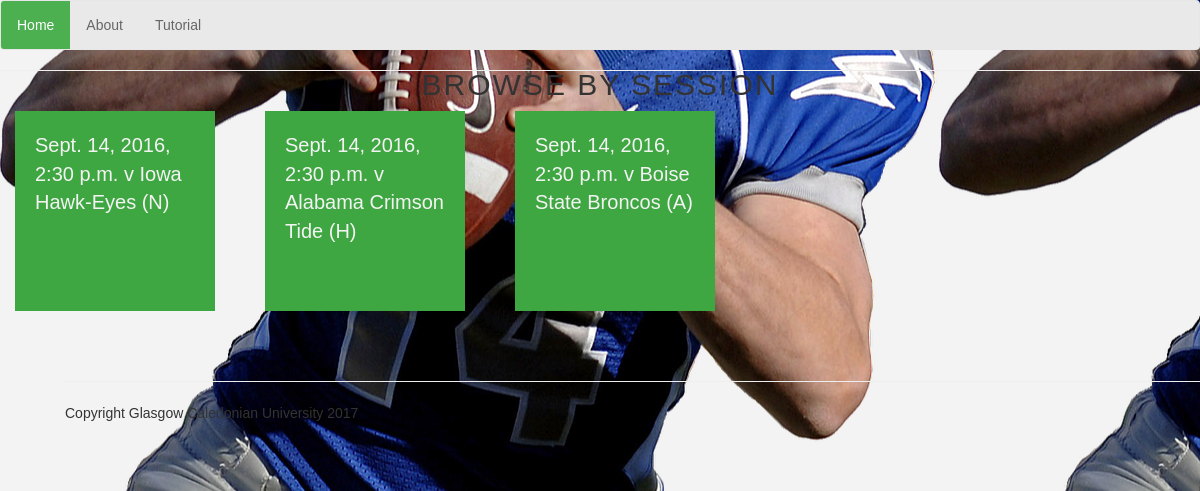
The app's page /, older data.
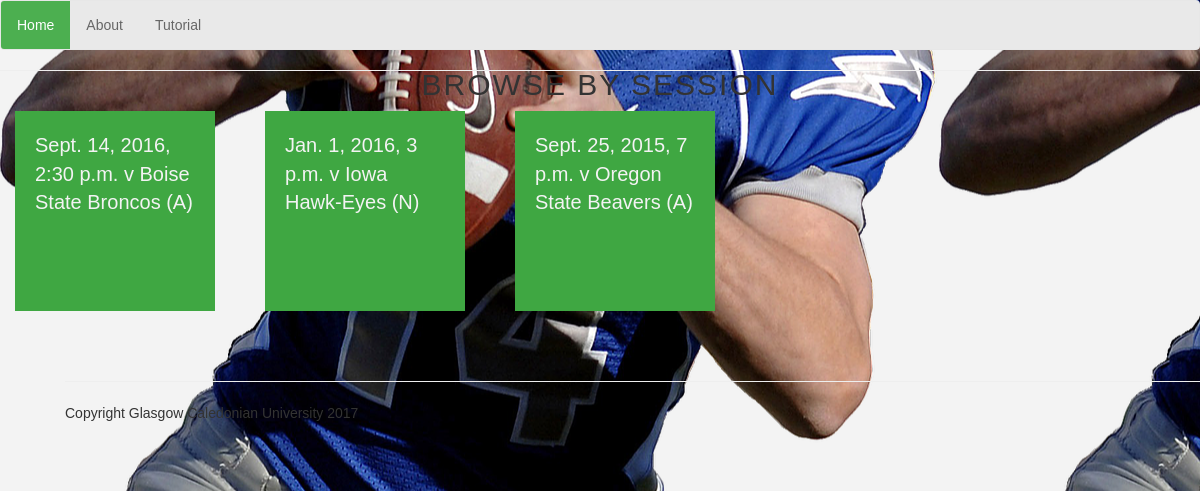
The same page, newer data.
### project/models.py (models this page shows)
class Game(models.Model):
    HOME = 'H'
    AWAY = 'A'
    NEUTRAL = 'N'
    VENUE_CHOICES = (
        (HOME, 'Home'),
        (AWAY, 'Away'),
        (NEUTRAL, 'Neutral Venue')
    )
    DRAW = 'D',
    WIN = 'W',
    LOSS = 'L'
    OUTCOMES = (
        (WIN, 'Win'),
        (DRAW, 'Tie'),
        (LOSS, 'Loss')
    )
    date_time = models.DateTimeField('Game Date')
    team = models.ForeignKey(Team, on_delete=models.CASCADE)
    opponent = models.CharField(max_length=50)
    venue = models.CharField(max_length=1, choices=VENUE_CHOICES)
    result = models.CharField(max_length=1, choices=OUTCOMES, null=True)
    points_for = models.IntegerField(null=True)
    points_against = models.IntegerField(null=True)
    def __str__(self):
        return "v %s (%s)" % (self.opponent, self.venue)

### project/views.py (the view)
# urls.py: url(r'^$', views.index, name='index'),
def index(request):
    game_list = Game.objects.order_by('-date_time')
    context = {
        'game_list': game_list,
    }
    return render(request, 'project/home.html', context)

### project/templates/project/home.html
{% extends 'project/base.html' %}
{% block content %}
    <span class="switch"><h2>Browse By Session</h2></span>
{% if game_list %}
    {% for game in game_list %}
        <a class='main-link' href="session/{{ game.id }}">
            <div class="col-sm-3 main-link">
            {{ game.date_time }} {{ game }}
            </div>
        </a>
    {% endfor %}
{% endif %}
{% endblock %}

### project/templates/project/base.html (shortened to what this page needs)
<!DOCTYPE html>
<html lang="en">
<head>
    {% load static %}
<link rel="stylesheet" type="text/css" href="{% static 'project/style.css' %}" />
    <link rel="stylesheet" type="text/scss" href="{% static 'project/toggle.scss' %}" />
<link rel="stylesheet" href="https://maxcdn.bootstrapcdn.com/bootstrap/3.3.7/css/bootstrap.min.css">
<link rel="stylesheet" href="https://maxcdn.bootstrapcdn.com/bootstrap/3.3.7/css/bootstrap-theme.min.css">
<link rel="stylesheet" href="//code.jquery.com/ui/1.12.1/themes/base/jquery-ui.css">
<link rel="stylesheet" href="//resources/demos/style.css">
</head>
<body>
<div class="col-sm-12" id="header">
    <div class="row">
    <ul class="navbar">
      <li><a class="active" href="{% url 'index' %}">Home</a></li>
      <li><a href="{% url 'about' %}">About</a></li>
      <li><a href="{% url 'about' %}">Tutorial</a></li>
    </ul>
    </div>
    <div class="row">
        <hr>
    </div>
</div>
<div class="col-sm-12" id="content-area">
        {% block content %}
        {% endblock %}
</div>
<div class="row" id="footer">
    <div class="col-sm-12">
        <hr>
        <span>Copyright Glasgow Caledonian University 2017</span>
    </div>
</div>
</body>
</html>

### project/static/project/style.css (style rules this page uses)
h2 { font-family: 'Cantarell', sans-serif; font-weight: 700; font-size: 20px; line-height: 0px; text-transform: uppercase; letter-spacing: 2px; margin: 0 0 0 0; }
li, a, span { font-family: 'Cantarell', sans-serif; }
hr { line-height: 0; padding: 0; margin: 0; }
body { background-color: #F3F3F3 !important; }
div.main-link { display: block; padding: 20px; margin-right: 50px; margin-bottom: 50px; max-width: 200px; max-height: 200px; min-height: 200px; background: #3FA742; color: #F3F3F3; }
a.main-link:link, a.main-link:visited, a.main-link:active, a.main-link:hover { color: white; font-size: 20px; }
a { color: #3FA742; }
.switch { text-align: center; }
#footer { padding-bottom:40px; padding-left: 65px; }
body { background-image: url("/project/static/project/img/bg-image.png"); background-position: left; }
ul.navbar { list-style-type: none !important; text-decoration: none !important; margin: 0; padding: 0; overflow: hidden; border: 1px solid #e7e7e7; background-color: #E9E9E9; }
.navbar li { float: left; }
.navbar a { display: block; color: #666; text-align: center; padding: 14px 16px; }
.navbar li { text-decoration: none !important; }
.navbar li a.active { color: white; background-color: #4CAF50; }
#header { max-height: 48px; }

Row changes from the older to the newer data that the page shows:
removed Game: date_time "Sept. 14, 2016, 2:30 p.m.", opponent+venue "v Alabama Crimson Tide (H)"
shown differently, row unchanged: Game "Sept. 14, 2016, 2:30 p.m.": moves up the list
changed Game "v Iowa Hawk-Eyes (N)": date_time "Sept. 14, 2016, 2:30 p.m." → "Jan. 1, 2016, 3 p.m."
added Game: date_time "Sept. 25, 2015, 7 p.m.", opponent+venue "v Oregon State Beavers (A)"
